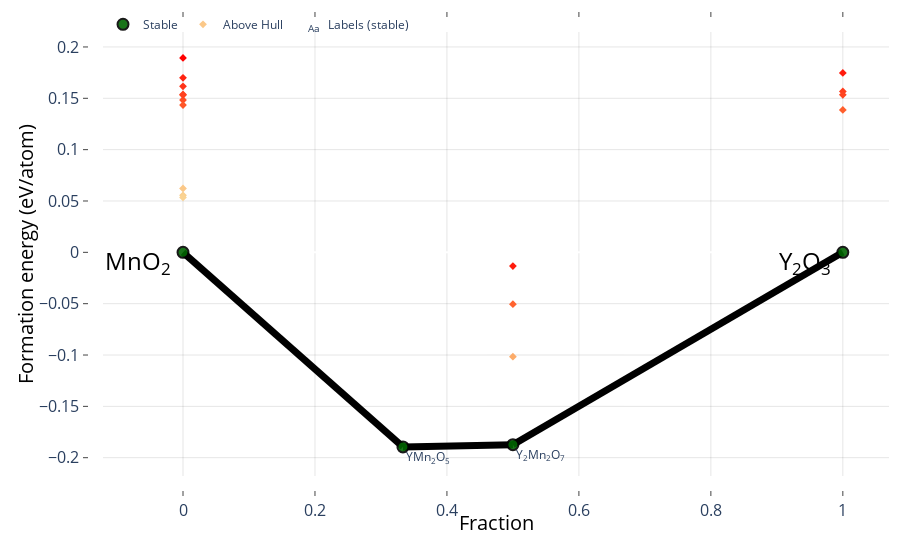

This figure's notebook cell:
### Code cell
open_elem = Element("O")
chempot = 0
GrandPotentialPhaseDiagram(gibbs_entries, {open_elem: chempot})

### Figure 1 — Plotly figure (JSON) as saved in the notebook; plotly's stock layout.template omitted (floating-point values rounded to 4 significant figures)
{"data": [{"hoverinfo": "none", "line": {"color": "rgba(0, 0, 0, 1)", "width": 7}, "mode": "lines", "showlegend": false, "type": "scatter", "x": [0.5, 0.3333, null, 0.3333, 0, null, 0.5, 1, null], "y": [-0.1873, -0.1895, null, -0.1895, 0, null, -0.1873, 0, null]}, {"hoverinfo": "skip", "mode": "text", "name": "Labels (stable)", "opacity": 1, "showlegend": true, "text": ["Y<sub>2</sub>Mn<sub>2</sub>O<sub>7</sub>", "YMn<sub>2</sub>O<sub>5</sub>"], "textposition": ["bottom right", "bottom right"], "type": "scatter", "visible": true, "x": [0.505, 0.3383], "y": [-0.1923, -0.1945]}, {"hoverinfo": "text", "hoverlabel": {"font": {"size": 14}}, "hovertext": ["MnO<sub>2</sub> (no ID) <br> 0.062 eV/atom (+0.062 eV/atom)", "MnO<sub>2</sub> (no ID) <br> 0.056 eV/atom (+0.056 eV/atom)", "MnO<sub>2</sub> (no ID) <br> 0.148 eV/atom (+0.148 eV/atom)", "MnO<sub>2</sub> (no ID) <br> 0.143 eV/atom (+0.143 eV/atom)", "MnO<sub>2</sub> (no ID) <br> 0.162 eV/atom (+0.162 eV/atom)", "MnO<sub>2</sub> (no ID) <br> 0.053 eV/atom (+0.053 eV/atom)", "Mn<sub>2</sub>O<sub>3</sub> (no ID) <br> 0.153 eV/atom (+0.153 eV/atom)", "Mn<sub>2</sub>O<sub>3</sub> (no ID) <br> 0.154 eV/atom (+0.154 eV/atom)", "Mn<sub>2</sub>O<sub>3</sub> (no ID) <br> 0.17 eV/atom (+0.17 eV/atom)", "Mn<sub>5</sub>O<sub>8</sub> (no ID) <br> 0.189 eV/atom (+0.189 eV/atom)", "Y<sub>2</sub>O<sub>3</sub> (no ID) <br> 0.139 eV/atom (+0.139 eV/atom)", "Y<sub>2</sub>O<sub>3</sub> (no ID) <br> 0.157 eV/atom (+0.157 eV/atom)", "Y<sub>2</sub>O<sub>3</sub> (no ID) <br> 0.153 eV/atom (+0.153 eV/atom)", "Y<sub>2</sub>O<sub>3</sub> (no ID) <br> 0.175 eV/atom (+0.175 eV/atom)", "YMnO<sub>3</sub> (no ID) <br> -0.051 eV/atom (+0.137 eV/atom)", "YMnO<sub>3</sub> (no ID) <br> -0.013 eV/atom (+0.174 eV/atom)", "YMnO<sub>3</sub> (no ID) <br> -0.102 eV/atom (+0.086 eV/atom)"], "marker": {"color": [0.062, 0.056, 0.148, 0.143, 0.162, 0.053, 0.153, 0.154, 0.17, 0.189, 0.139, 0.157, 0.153, 0.175, 0.137, 0.174, 0.086], "colorscale": [[0, "#fad393"], [0.5, "#ff813d"], [1, "#ff0000"]], "size": 6, "symbol": "diamond"}, "mode": "markers", "name": "Above Hull", "showlegend": true, "type": "scatter", "x": [0, 0, 0, 0, 0, 0, 0, 0, 0, 0, 1, 1, 1, 1, 0.5, 0.5, 0.5], "y": [0.06223, 0.05556, 0.1483, 0.1434, 0.1616, 0.05349, 0.1531, 0.1538, 0.17, 0.1893, 0.1387, 0.1567, 0.1533, 0.1747, -0.0505, -0.0134, -0.1016]}, {"error_y": {"array": [0, 0, 0, 0], "color": "gray", "thickness": 2.5, "type": "data", "width": 5}, "hoverinfo": "text", "hoverlabel": {"font": {"size": 14}}, "hovertext": ["Y<sub>2</sub>Mn<sub>2</sub>O<sub>7</sub> (no ID) <br> -0.187 eV/atom", "YMn<sub>2</sub>O<sub>5</sub> (no ID) <br> -0.19 eV/atom", "MnO<sub>2</sub> (no ID) <br> 0.0 eV/atom", "Y<sub>2</sub>O<sub>3</sub> (no ID) <br> 0.0 eV/atom"], "marker": {"color": "darkgreen", "line": {"color": "black", "width": 2}, "size": 11}, "mode": "markers", "name": "Stable", "opacity": 0.9, "showlegend": true, "type": "scatter", "x": [0.5, 0.3333, 0, 1], "y": [-0.1873, -0.1895, 0, 0]}], "layout": {"annotations": [{"align": "center", "font": {"color": "#000000", "size": 24}, "opacity": 1, "showarrow": false, "text": "MnO<sub>2</sub>", "x": 0, "xanchor": "right", "xref": "x", "xshift": -10, "y": 0, "yanchor": "auto", "yref": "y", "yshift": -10}, {"align": "center", "font": {"color": "#000000", "size": 24}, "opacity": 1, "showarrow": false, "text": "Y<sub>2</sub>O<sub>3</sub>", "x": 1, "xanchor": "right", "xref": "x", "xshift": -10, "y": 0, "yanchor": "auto", "yref": "y", "yshift": -10}], "autosize": true, "hovermode": "closest", "legend": {"orientation": "h", "tracegroupgap": 7, "traceorder": "reversed", "x": 0, "xanchor": "left", "y": 1.05}, "margin": {"b": 20, "l": 10, "pad": 20, "r": 10, "t": 20}, "paper_bgcolor": "rgba(0, 0, 0, 0)", "plot_bgcolor": "rgba(0, 0, 0, 0)", "showlegend": true, "xaxis": {"anchor": "y", "autorange": true, "gridcolor": "rgba(0, 0, 0, 0.1)", "mirror": "ticks", "nticks": 8, "range": [-0.06571, 1.062], "showgrid": true, "showline": true, "side": "bottom", "tickfont": {"size": 16}, "ticks": "inside", "title": {"font": {"color": "#000000", "size": 20}, "text": "Fraction"}, "type": "linear", "zeroline": false}, "yaxis": {"anchor": "x", "autorange": true, "gridcolor": "rgba(0, 0, 0, 0.1)", "mirror": "ticks", "range": [-0.2161, 0.2136], "showgrid": true, "showline": true, "side": "left", "tickfont": {"size": 16}, "ticks": "inside", "title": {"font": {"color": "#000000", "size": 20}, "text": "Formation energy (eV/atom)"}, "type": "linear"}}}
